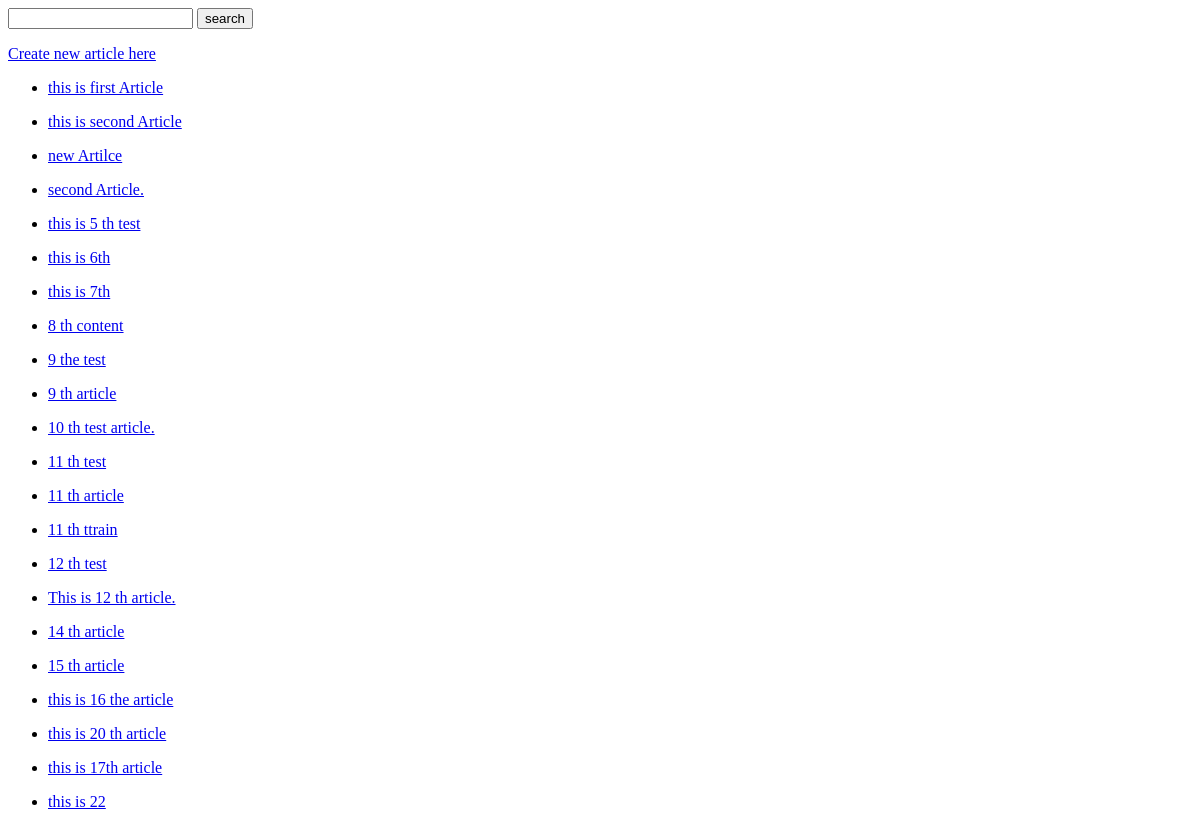
The app's page /, older data.
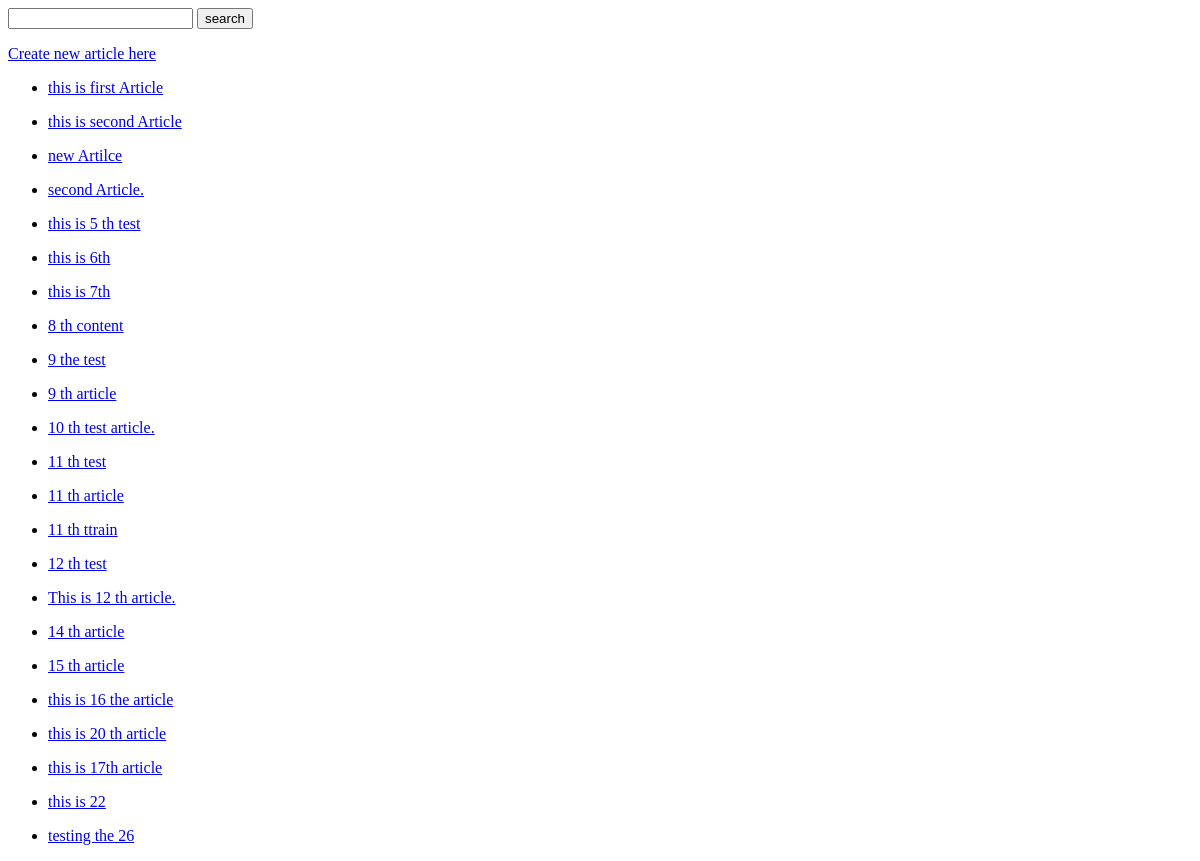
The same page, newer data.
### articles/models.py (models this page shows, shortened)
class Article(models.Model):
    user = models.ForeignKey(settings.AUTH_USER_MODEL,blank=True,null=True,on_delete=models.SET_NULL)
    title = models.CharField(max_length=250)
    slug = models.SlugField(unique=True,blank=True,null=True)
    content = models.TextField()
    timestamp = models.DateTimeField(auto_now_add=True)
    updated = models.DateTimeField(auto_now=True)
    publish = models.DateField(auto_now_add=False,auto_now=False,null=True,blank=True)
    objects = ArticleManager()
    def get_absolute_url(self):
        return reverse("articles:detail", kwargs={"slug":self.slug})

### articles/views.py (the view)
# urls.py: path('',views.list_article,name='list_article'),
def list_article(request):
    articles = Article.objects.all()
    return render(
        request,
        'list.html',
        {
            'articles' : articles
        }
    )

### templates/list.html (shortened to what this page needs)
{% extends "base.html" %}
{% block content %}
   <p>
    <a href="{% url 'articles:create' %}">Create new article here</a>
   </p>
   {% for article in  articles %}
       <ul>
         <li><a href="{{ article.get_absolute_url }}">{{ article.title }}</a></li>
       </ul>
   {% endfor %}
{% endblock content %}

Row changes from the older to the newer data that the page shows:
added Article: title "testing the 26"
